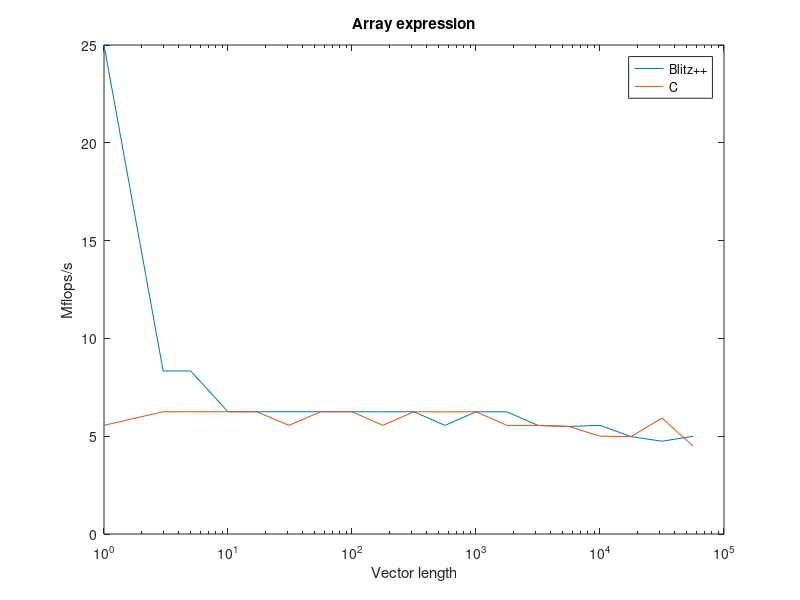

The MATLAB source for this figure:
% This matlab file generated automatically by class Benchmark
% of the Blitz++ class library.

parm = [ 1.000000000000e+00 3.000000000000e+00 5.000000000000e+00 1.000000000000e+01 1.700000000000e+01 3.100000000000e+01 5.600000000000e+01 1.000000000000e+02 1.770000000000e+02 3.160000000000e+02 5.620000000000e+02 1.000000000000e+03 1.778000000000e+03 3.162000000000e+03 5.623000000000e+03 1.000000000000e+04 1.778200000000e+04 3.162200000000e+04 5.623400000000e+04 ]; 

Mf = [ 2.500000000000e+01 5.555555555556e+00 ;
8.333300000000e+00 6.249975000000e+00 ;
8.333333333333e+00 6.250000000000e+00 ;
6.250000000000e+00 6.250000000000e+00 ;
6.249837500000e+00 6.249837500000e+00 ;
6.249987500000e+00 5.555544444444e+00 ;
6.249600000000e+00 6.249600000000e+00 ;
6.250000000000e+00 6.250000000000e+00 ;
6.248100000000e+00 5.553866666667e+00 ;
6.248900000000e+00 6.248900000000e+00 ;
5.551311111111e+00 6.245225000000e+00 ;
6.250000000000e+00 6.250000000000e+00 ;
6.245225000000e+00 5.551311111111e+00 ;
5.551066666667e+00 5.551066666667e+00 ;
5.498044444444e+00 5.498044444444e+00 ;
5.555555555556e+00 5.000000000000e+00 ;
4.978960000000e+00 4.978960000000e+00 ;
4.743300000000e+00 5.929125000000e+00 ;
4.998577777778e+00 4.498720000000e+00 ] ;

semilogx(parm,Mf), title('Array expression'), 
    xlabel('Vector length'), ylabel('Mflops/s')
legend('Blitz++', 'C')
